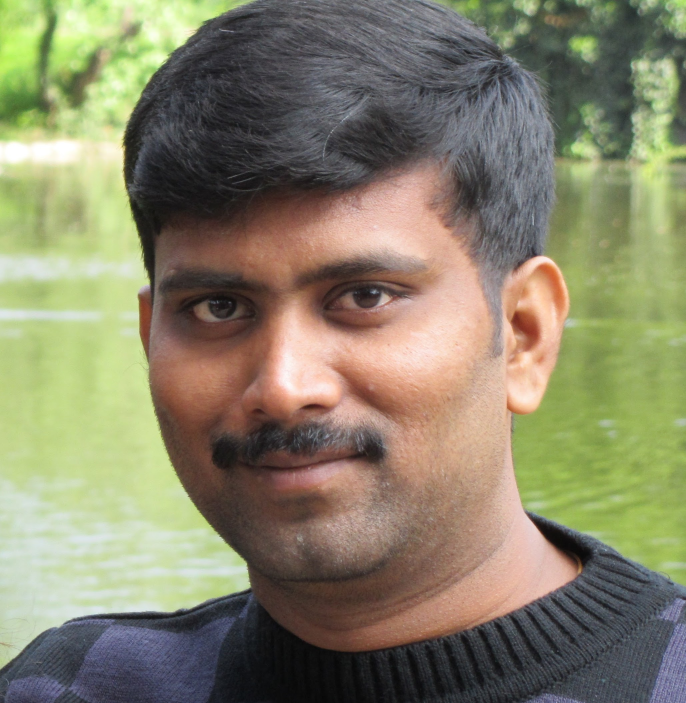
#> input picture opencv_demo/resources/rsk.JPG, 2058 x 2109 px, found by its file name (shown at 1/3 size)
$ python opencv_transfrom_demo.py
#> lines starting #> are read from the running program, lines starting #| are printed output that depends on the picture
import cv2 as cv
import numpy as np

img = cv.imread('resources/rsk.jpg')
#> img is the input picture: shape (2109, 2058, 3); mean B, G, R 106.4, 131.9, 135.9
print(img.shape)
#| (2109, 2058, 3)

#scale/resize the image to desired percentage
width = int(img.shape[0] * 20 / 100)
#> width = 421
height = int(img.shape[1] * 20 / 100)
#> height = 411

imgrsz = cv.resize(img, (width,height),interpolation=cv.INTER_LINEAR)
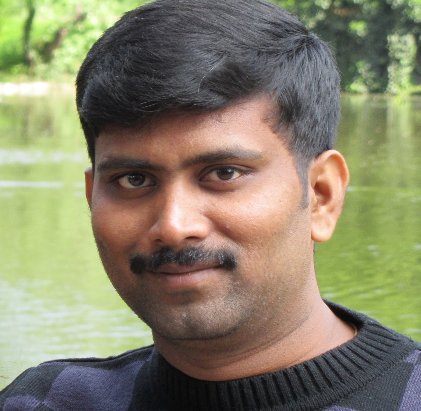
#> imgrsz: shape (411, 421, 3); mean B, G, R 106.3, 131.8, 135.8
print(imgrsz.shape)
#| (411, 421, 3)

cv.imwrite('resources/rsk_resize.jpg',imgrsz)

#Traslate the image to new location using affine transformation
M = np.float32([[1,0,50],[0,1,75]])
imgtrans = cv.warpAffine(imgrsz,M,(width,height))
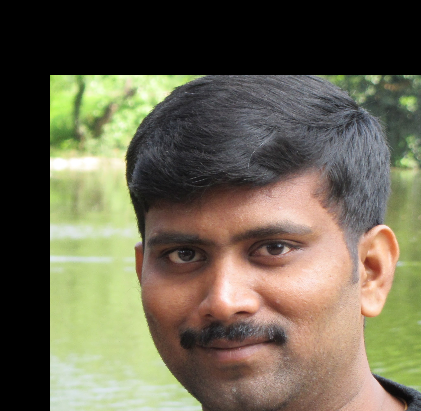
#> imgtrans: shape (411, 421, 3); mean B, G, R 80.7, 100.5, 105.8

#rotating the image
M = cv.getRotationMatrix2D((width/2,height/2),180,1)
imgrot = cv.warpAffine(imgrsz,M,(width,height))
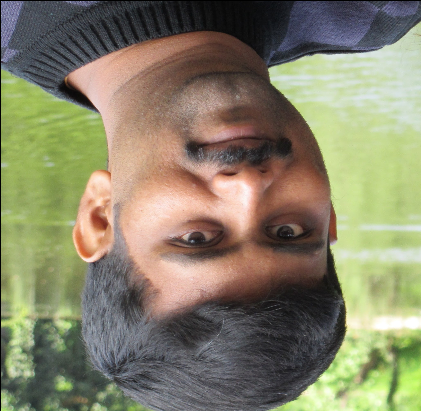
#> imgrot: shape (411, 421, 3); mean B, G, R 105.7, 130.9, 135

#affine transform
pts1 = np.float32([[50,50],[200,50],[50,200]]) #input image 3 points
pts2 = np.float32([[10,100],[200,50],[100,250]]) #output image 3 points
M = cv.getAffineTransform(pts1,pts2)
imgaff_trans = cv.warpAffine(imgrsz,M,(width,height))
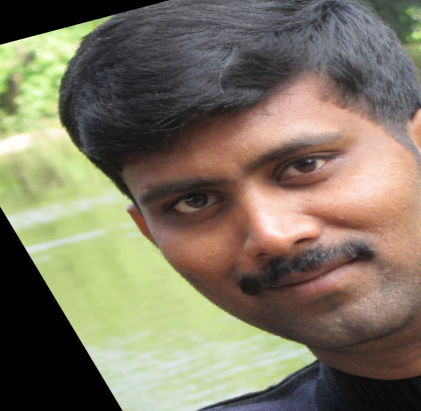
#> imgaff_trans: shape (411, 421, 3); mean B, G, R 99.2, 118.4, 126

#Perspective transform(zoom)
pts1 = np.float32([[80,60],[340,64],[85,345],[353,335]]) #input image 4 points
pts2 = np.float32([[0,0],[411,0],[0,421],[411,421]]) # ouput image 4 points
M = cv.getPerspectiveTransform(pts1,pts2)
imgpers_zoom = cv.warpPerspective(imgrsz,M,(width,height))
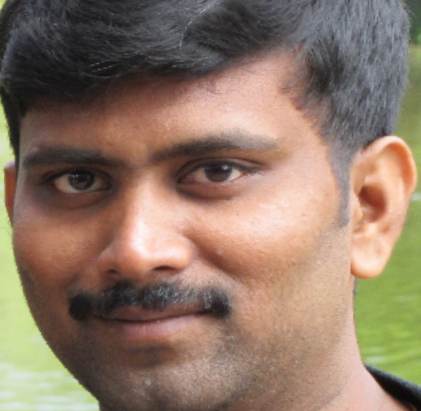
#> imgpers_zoom: shape (411, 421, 3); mean B, G, R 103.3, 120.3, 142.2

#stack the image using numpy concat so that all images can be displayed at a time
imgstack = np.concatenate((imgrsz,imgtrans,imgrot,imgaff_trans,imgpers_zoom),axis = 1)
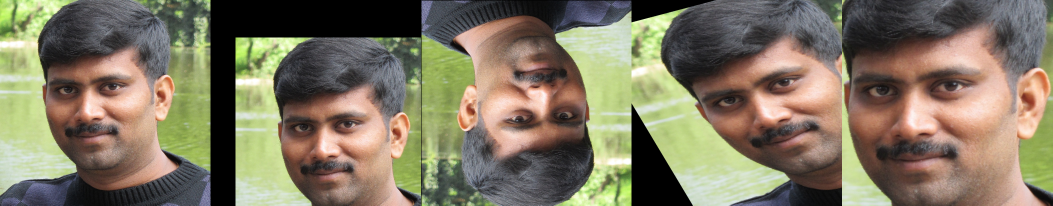
#> imgstack: shape (411, 2105, 3) (shown at 1/2 size); mean B, G, R 99, 120.4, 129
cv.imshow('Image',imgstack)

cv.waitKey(0)
cv.destroyAllWindows()
